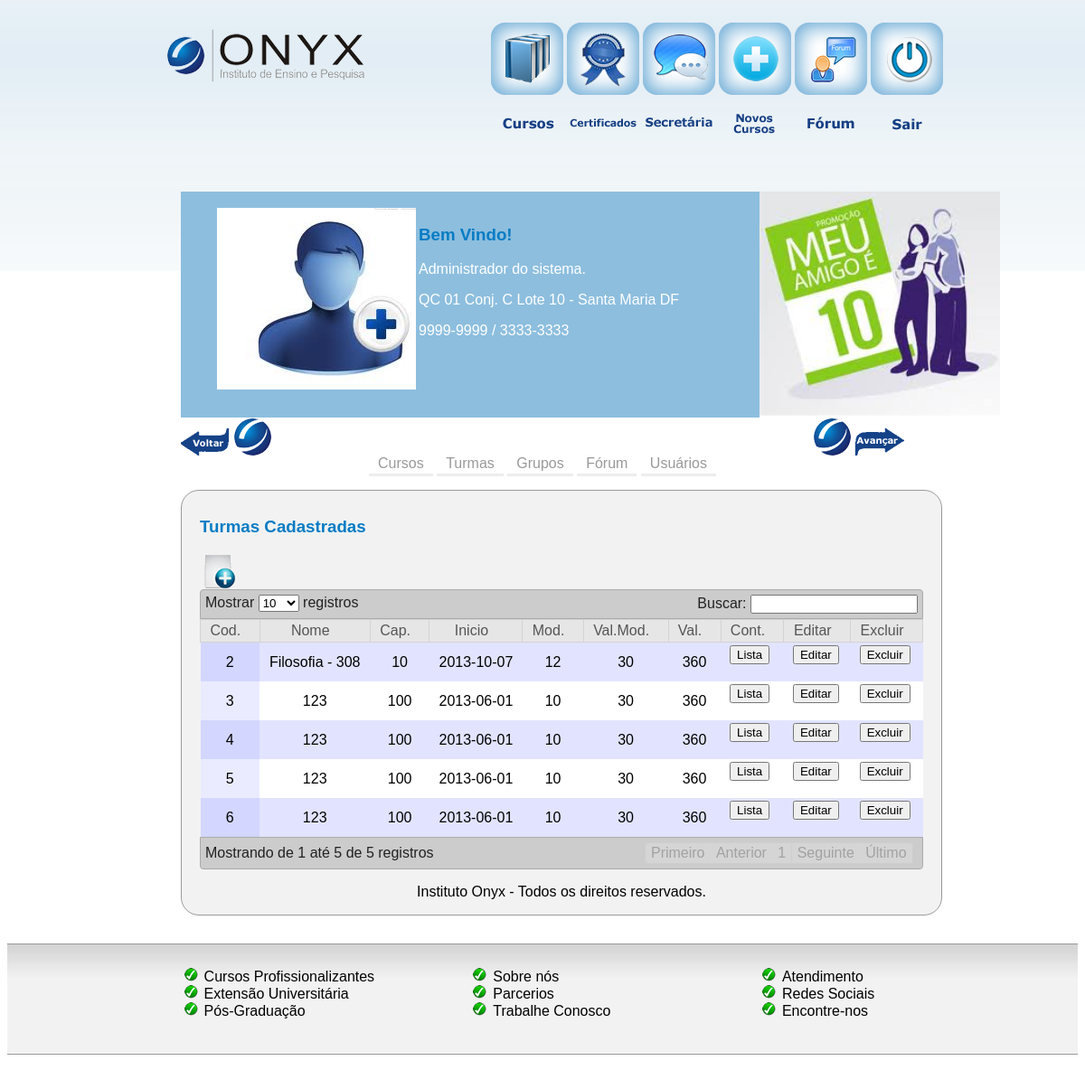
Screenshot of /adm/turma/lista.php (signed in) with the database file from the repository.
### tables this page shows
CREATE TABLE IF NOT EXISTS `turma` (
  `id` int(5) NOT NULL AUTO_INCREMENT,
  `nome` varchar(255) NOT NULL,
  `quantidade` int(5) NOT NULL,
  `dataInicio` date NOT NULL,
  `nome_pasta` varchar(255) NOT NULL,
  `observacao` text NOT NULL,
  `qtd_mod` int(5) NOT NULL,
  `validade` int(5) NOT NULL,
  `ativo` int(5) NOT NULL,
  `validadeModulo` int(5) NOT NULL,
  `descricao` text NOT NULL,
  `ementa` text NOT NULL,
  `valor` varchar(255) NOT NULL,
  `dataCadastro` datetime NOT NULL DEFAULT CURRENT_TIMESTAMP,
  PRIMARY KEY (`id`)
);

### adm/turma/lista.php (the view, shortened to what this page needs)
<?php
include("../header.php");
?>
<div id="conteudo_curso">
  <?php
  $res = mysql_query("select * from turma");
  echo "<h3>Turmas Cadastradas</h3>";
  echo "<a href='turma/cadastro.php'><img src='../imagens/icone/curso_adiciona-icone.png'></a>";
  echo "<table cellpadding='0' cellspacing='0' border='0' class='display' id='example'>
    <thead>
      <tr>
        <th>Cod.</th>
        <th>Nome</th>
        <th>Cap.</th>
        <th>Inicio</th>
        <th>Mod.</th>
        <th>Val.Mod.</th>
        <th>Val.</th>
        <th>Cont.</th>
        <th>Editar</th>
        <th>Excluir</th>
      </tr>
  </thead>
  <tbody>";
  while($turma=mysql_fetch_array($res)){
    echo "
    <tr>
    <td align='center'>".$turma['id'] ."</td>
    <td align='center'>".$turma['nome'] ."</td>
    <td align='center'>".$turma['quantidade'] ."</td>
    <td align='center'>".$turma['dataInicio'] ."</td>
    <td align='center'>".$turma['qtd_mod'] ."</td>
    <td align='center'>".$turma['validadeModulo'] ."</td>
    <td align='center'>".$turma['validade'] ."</td>
    <td>
    <form method='get' action='turma/lista_dados_turma.php'>
    <input type='hidden' name='turma' value='".$turma['id']."'/>
    <input name='Lista' type='submit' value='Lista' />
    </form>
    </td>
    <td>
    <form method='post' action='turma/editar.php'>
    <input type='hidden' name='id' value='".$turma['id']."'/>
    <input name='Editar' type='submit' value='Editar' />
    </form>
    </td>
    <td>
    <form method='post' action='turma/deletar.php'>
    <input type='hidden' name='id' value='".$turma['id']."'/>
    <input name='Excluir' type='submit' value='Excluir' />
    </form>
    </td>
    </tr>
    ";
  }
  ?>
</tbody>
    </table>
    <p align="center">Instituto Onyx - Todos os direitos reservados.</p>
<?php include("../footer.php"); ?>

### adm/css/table_jui.css (style rules this page uses)
table.display thead th { padding: 3px 0px 3px 10px; cursor: pointer; * cursor: hand; }
table.display thead tr { cursor:pointer; }
table.display { margin: 0 auto; width: 100%; clear: both; border-collapse: collapse; }
table.display td { padding: 3px 10px; }
tr.odd { background-color: #E2E4FF; }
tr.even { background-color: white; }
tr.odd td.sorting_1 { background-color: #D3D6FF; }
tr.even td.sorting_1 { background-color: #EAEBFF; }

### adm/css/style-adm.css (style rules this page uses)
body { font-family: Arial; background: url(../../imagens/topo-adm.png)repeat-x;height: 300px;width: auto; font-size: 16px; }
#conteudo_curso { width: 100%;height: auto;float: left;border-radius: 1em;margin: 0 0 0 0;-moz-border-radius: 20px;-webkit-border-radius: 20px;border-radius: 20px;background-color: #F2F2F2;border-color: #9A9A9A;border-width: thin; border-style: solid;padding: 10px 20px 0 20px; text-align: justify; }
h3 { color: #077CC4; }

### rows the page displays
turma: id "2", nome "Filosofia - 308", quantidade "10", dataInicio "2013-10-07", qtd_mod "12", validadeModulo "30", validade "360"
turma: id "3", nome "123", quantidade "100", dataInicio "2013-06-01", qtd_mod "10", validadeModulo "30", validade "360"
turma: id "4", nome "123", quantidade "100", dataInicio "2013-06-01", qtd_mod "10", validadeModulo "30", validade "360"
turma: id "5", nome "123", quantidade "100", dataInicio "2013-06-01", qtd_mod "10", validadeModulo "30", validade "360"
turma: id "6", nome "123", quantidade "100", dataInicio "2013-06-01", qtd_mod "10", validadeModulo "30", validade "360"
